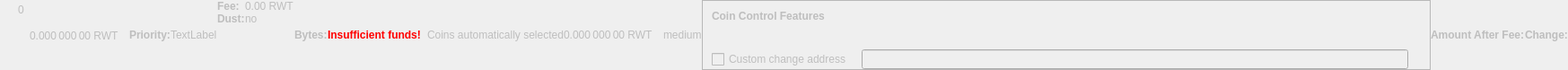
    <widget class="QWidget" name="dummyHideWidget" native="true">
     <property name="enabled">
      <bool>false</bool>
     </property>
     <property name="maximumSize">
      <size>
       <width>100</width>
       <height>22</height>
      </size>
     </property>
     <layout class="QHBoxLayout" name="dummyHideLayout">
      <property name="spacing">
       <number>0</number>
      </property>
      <property name="margin">
       <number>0</number>
      </property>
      <item>
       <layout class="QFormLayout" name="formLayoutCoinControl1">
        <property name="horizontalSpacing">
         <number>10</number>
        </property>
        <property name="verticalSpacing">
         <number>14</number>
        </property>
        <property name="leftMargin">
         <number>10</number>
        </property>
        <property name="topMargin">
         <number>4</number>
        </property>
        <property name="rightMargin">
         <number>6</number>
        </property>
        <item row="0" column="1">
         <widget class="QLabel" name="labelCoinControlBytes">
          <property name="cursor">
           <cursorShape>IBeamCursor</cursorShape>
          </property>
          <property name="contextMenuPolicy">
           <enum>Qt::ActionsContextMenu</enum>
          </property>
          <property name="text">
           <string notr="true">0</string>
          </property>
          <property name="textInteractionFlags">
           <set>Qt::LinksAccessibleByMouse|Qt::TextSelectableByKeyboard|Qt::TextSelectableByMouse</set>
          </property>
         </widget>
        </item>
       </layout>
      </item>
      <item>
       <widget class="QLabel" name="labelCoinControlAfterFee">
        <property name="enabled">
         <bool>false</bool>
        </property>
        <property name="sizePolicy">
         <sizepolicy hsizetype="Fixed" vsizetype="Fixed">
          <horstretch>0</horstretch>
          <verstretch>0</verstretch>
         </sizepolicy>
        </property>
        <property name="minimumSize">
         <size>
          <width>111</width>
          <height>12</height>
         </size>
        </property>
        <property name="maximumSize">
         <size>
          <width>111</width>
          <height>12</height>
         </size>
        </property>
        <property name="cursor">
         <cursorShape>IBeamCursor</cursorShape>
        </property>
        <property name="contextMenuPolicy">
         <enum>Qt::ActionsContextMenu</enum>
        </property>
        <property name="text">
         <string notr="true">0.000 000 00 RWT</string>
        </property>
        <property name="textInteractionFlags">
         <set>Qt::LinksAccessibleByMouse|Qt::TextSelectableByKeyboard|Qt::TextSelectableByMouse</set>
        </property>
       </widget>
      </item>
      <item>
       <widget class="QLabel" name="labelCoinControlPriorityText">
        <property name="enabled">
         <bool>false</bool>
        </property>
        <property name="font">
         <font>
          <weight>75</weight>
          <bold>true</bold>
         </font>
        </property>
        <property name="text">
         <string>Priority:</string>
        </property>
       </widget>
      </item>
      <item>
       <layout class="QHBoxLayout" name="horizontalLayout">
        <item>
         <widget class="QLabel" name="WarningLabel">
          <property name="text">
           <string>TextLabel</string>
          </property>
         </widget>
        </item>
       </layout>
      </item>
      <item>
       <layout class="QFormLayout" name="formLayoutCoinControl3">
        <property name="horizontalSpacing">
         <number>0</number>
        </property>
        <property name="verticalSpacing">
         <number>0</number>
        </property>
        <property name="leftMargin">
         <number>0</number>
        </property>
        <property name="topMargin">
         <number>0</number>
        </property>
        <property name="rightMargin">
         <number>0</number>
        </property>
        <item row="0" column="0">
         <widget class="QLabel" name="labelCoinControlFeeText">
          <property name="enabled">
           <bool>false</bool>
          </property>
          <property name="font">
           <font>
            <weight>75</weight>
            <bold>true</bold>
           </font>
          </property>
          <property name="text">
           <string>Fee:</string>
          </property>
          <property name="margin">
           <number>0</number>
          </property>
         </widget>
        </item>
        <item row="0" column="1">
         <widget class="QLabel" name="labelCoinControlFee">
          <property name="enabled">
           <bool>false</bool>
          </property>
          <property name="cursor">
           <cursorShape>IBeamCursor</cursorShape>
          </property>
          <property name="contextMenuPolicy">
           <enum>Qt::ActionsContextMenu</enum>
          </property>
          <property name="text">
           <string notr="true">0.00 RWT</string>
          </property>
          <property name="textInteractionFlags">
           <set>Qt::LinksAccessibleByMouse|Qt::TextSelectableByKeyboard|Qt::TextSelectableByMouse</set>
          </property>
         </widget>
        </item>
        <item row="1" column="0">
         <widget class="QLabel" name="labelCoinControlLowOutputText">
          <property name="enabled">
           <bool>false</bool>
          </property>
          <property name="font">
           <font>
            <weight>75</weight>
            <bold>true</bold>
           </font>
          </property>
          <property name="text">
           <string>Dust:</string>
          </property>
         </widget>
        </item>
        <item row="1" column="1">
         <widget class="QLabel" name="labelCoinControlLowOutput">
          <property name="enabled">
           <bool>false</bool>
          </property>
          <property name="cursor">
           <cursorShape>IBeamCursor</cursorShape>
          </property>
          <property name="contextMenuPolicy">
           <enum>Qt::ActionsContextMenu</enum>
          </property>
          <property name="text">
           <string>no</string>
          </property>
          <property name="textInteractionFlags">
           <set>Qt::LinksAccessibleByMouse|Qt::TextSelectableByKeyboard|Qt::TextSelectableByMouse</set>
          </property>
         </widget>
        </item>
       </layout>
      </item>
      <item>
       <widget class="QLabel" name="labelCoinControlBytesText">
        <property name="enabled">
         <bool>false</bool>
        </property>
        <property name="font">
         <font>
          <weight>75</weight>
          <bold>true</bold>
         </font>
        </property>
        <property name="text">
         <string>Bytes:</string>
        </property>
       </widget>
      </item>
      <item>
       <layout class="QFormLayout" name="formLayoutCoinControl2">
        <property name="horizontalSpacing">
         <number>0</number>
        </property>
        <property name="verticalSpacing">
         <number>0</number>
        </property>
        <property name="leftMargin">
         <number>0</number>
        </property>
        <property name="topMargin">
         <number>0</number>
        </property>
        <property name="rightMargin">
         <number>0</number>
        </property>
       </layout>
      </item>
      <item>
       <layout class="QHBoxLayout" name="horizontalLayoutCoinControl2">
        <property name="spacing">
         <number>0</number>
        </property>
        <property name="bottomMargin">
         <number>0</number>
        </property>
       </layout>
      </item>
      <item>
       <widget class="QLabel" name="labelCoinControlInsuffFunds">
        <property name="enabled">
         <bool>false</bool>
        </property>
        <property name="minimumSize">
         <size>
          <width>0</width>
          <height>0</height>
         </size>
        </property>
        <property name="font">
         <font>
          <weight>75</weight>
          <bold>true</bold>
         </font>
        </property>
        <property name="styleSheet">
         <string notr="true">color:red;font-weight:bold;</string>
        </property>
        <property name="text">
         <string>Insufficient funds!</string>
        </property>
        <property name="margin">
         <number>5</number>
        </property>
       </widget>
      </item>
      <item>
       <layout class="QFormLayout" name="formLayoutCoinControl4">
        <property name="horizontalSpacing">
         <number>0</number>
        </property>
        <property name="verticalSpacing">
         <number>0</number>
        </property>
        <property name="leftMargin">
         <number>0</number>
        </property>
        <property name="topMargin">
         <number>0</number>
        </property>
        <property name="rightMargin">
         <number>0</number>
        </property>
       </layout>
      </item>
      <item>
       <widget class="QLabel" name="labelCoinControlChangeLabel">
        <property name="enabled">
         <bool>false</bool>
        </property>
        <property name="sizePolicy">
         <sizepolicy hsizetype="Preferred" vsizetype="Expanding">
          <horstretch>0</horstretch>
          <verstretch>0</verstretch>
         </sizepolicy>
        </property>
        <property name="minimumSize">
         <size>
          <width>0</width>
          <height>0</height>
         </size>
        </property>
        <property name="text">
         <string/>
        </property>
        <property name="margin">
         <number>3</number>
        </property>
       </widget>
      </item>
      <item>
       <widget class="QLabel" name="labelCoinControlAutomaticallySelected">
        <property name="enabled">
         <bool>false</bool>
        </property>
        <property name="sizePolicy">
         <sizepolicy hsizetype="Fixed" vsizetype="Fixed">
          <horstretch>0</horstretch>
          <verstretch>0</verstretch>
         </sizepolicy>
        </property>
        <property name="minimumSize">
         <size>
          <width>0</width>
          <height>0</height>
         </size>
        </property>
        <property name="maximumSize">
         <size>
          <width>240</width>
          <height>16777215</height>
         </size>
        </property>
        <property name="text">
         <string>Coins automatically selected</string>
        </property>
        <property name="margin">
         <number>5</number>
        </property>
       </widget>
      </item>
      <item>
       <widget class="QLabel" name="labelCoinControlChange">
        <property name="enabled">
         <bool>false</bool>
        </property>
        <property name="sizePolicy">
         <sizepolicy hsizetype="Fixed" vsizetype="Fixed">
          <horstretch>0</horstretch>
          <verstretch>0</verstretch>
         </sizepolicy>
        </property>
        <property name="minimumSize">
         <size>
          <width>111</width>
          <height>0</height>
         </size>
        </property>
        <property name="maximumSize">
         <size>
          <width>111</width>
          <height>16777215</height>
         </size>
        </property>
        <property name="cursor">
         <cursorShape>IBeamCursor</cursorShape>
        </property>
        <property name="contextMenuPolicy">
         <enum>Qt::ActionsContextMenu</enum>
        </property>
        <property name="text">
         <string notr="true">0.000 000 00 RWT</string>
        </property>
        <property name="textInteractionFlags">
         <set>Qt::LinksAccessibleByMouse|Qt::TextSelectableByKeyboard|Qt::TextSelectableByMouse</set>
        </property>
       </widget>
      </item>
      <item>
       <widget class="QLabel" name="labelCoinControlPriority">
        <property name="enabled">
         <bool>false</bool>
        </property>
        <property name="cursor">
         <cursorShape>IBeamCursor</cursorShape>
        </property>
        <property name="contextMenuPolicy">
         <enum>Qt::ActionsContextMenu</enum>
        </property>
        <property name="text">
         <string>medium</string>
        </property>
        <property name="textInteractionFlags">
         <set>Qt::LinksAccessibleByMouse|Qt::TextSelectableByKeyboard|Qt::TextSelectableByMouse</set>
        </property>
       </widget>
      </item>
      <item>
       <widget class="QFrame" name="frameCoinControl">
        <property name="sizePolicy">
         <sizepolicy hsizetype="Expanding" vsizetype="Expanding">
          <horstretch>0</horstretch>
          <verstretch>0</verstretch>
         </sizepolicy>
        </property>
        <property name="maximumSize">
         <size>
          <width>16777215</width>
          <height>16777215</height>
         </size>
        </property>
        <property name="frameShape">
         <enum>QFrame::StyledPanel</enum>
        </property>
        <property name="frameShadow">
         <enum>QFrame::Sunken</enum>
        </property>
        <layout class="QVBoxLayout" name="verticalLayoutCoinControl2_2">
         <property name="spacing">
          <number>0</number>
         </property>
         <property name="margin">
          <number>0</number>
         </property>
         <item>
          <layout class="QVBoxLayout" name="verticalLayoutCoinControl" stretch="0,0,0,1">
           <property name="spacing">
            <number>0</number>
           </property>
           <property name="leftMargin">
            <number>10</number>
           </property>
           <property name="topMargin">
            <number>10</number>
           </property>
           <item>
            <layout class="QHBoxLayout" name="horizontalLayoutCoinControl1">
             <property name="bottomMargin">
              <number>15</number>
             </property>
             <item>
              <widget class="QLabel" name="labelCoinControlFeatures">
               <property name="enabled">
                <bool>false</bool>
               </property>
               <property name="sizePolicy">
                <sizepolicy hsizetype="Preferred" vsizetype="Maximum">
                 <horstretch>0</horstretch>
                 <verstretch>0</verstretch>
                </sizepolicy>
               </property>
               <property name="font">
                <font>
                 <weight>75</weight>
                 <bold>true</bold>
                </font>
               </property>
               <property name="styleSheet">
                <string notr="true">font-weight:bold;</string>
               </property>
               <property name="text">
                <string>Coin Control Features</string>
               </property>
              </widget>
             </item>
            </layout>
           </item>
           <item>
            <widget class="QWidget" name="widgetCoinControl" native="true">
             <property name="sizePolicy">
              <sizepolicy hsizetype="Preferred" vsizetype="Preferred">
               <horstretch>0</horstretch>
               <verstretch>0</verstretch>
              </sizepolicy>
             </property>
             <property name="minimumSize">
              <size>
               <width>0</width>
               <height>0</height>
              </size>
             </property>
             <property name="styleSheet">
              <string notr="true"/>
             </property>
             <layout class="QHBoxLayout" name="horizontalLayoutCoinControl5_2">
              <property name="margin">
               <number>0</number>
              </property>
              <item>
               <layout class="QHBoxLayout" name="horizontalLayoutCoinControl3">
                <property name="spacing">
                 <number>20</number>
                </property>
                <property name="topMargin">
                 <number>0</number>
                </property>
                <property name="bottomMargin">
                 <number>10</number>
                </property>
               </layout>
              </item>
             </layout>
            </widget>
           </item>
           <item>
            <layout class="QHBoxLayout" name="horizontalLayoutCoinControl4" stretch="0,0,0">
             <property name="spacing">
              <number>12</number>
             </property>
             <property name="sizeConstraint">
              <enum>QLayout::SetDefaultConstraint</enum>
             </property>
             <property name="topMargin">
              <number>5</number>
             </property>
             <property name="rightMargin">
              <number>5</number>
             </property>
             <item>
              <widget class="QCheckBox" name="checkBoxCoinControlChange">
               <property name="enabled">
                <bool>false</bool>
               </property>
               <property name="toolTip">
                <string>If this is activated, but the change address is empty or invalid, change will be sent to a newly generated address.</string>
               </property>
               <property name="text">
                <string>Custom change address</string>
               </property>
              </widget>
             </item>
             <item>
              <widget class="QValidatedLineEdit" name="lineEditCoinControlChange">
               <property name="enabled">
                <bool>false</bool>
               </property>
               <property name="sizePolicy">
                <sizepolicy hsizetype="Expanding" vsizetype="Fixed">
                 <horstretch>0</horstretch>
                 <verstretch>0</verstretch>
                </sizepolicy>
               </property>
              </widget>
             </item>
             <item>
              <widget class="QLabel" name="labelCoinControlChangeLabel_2">
               <property name="sizePolicy">
                <sizepolicy hsizetype="Preferred" vsizetype="Expanding">
                 <horstretch>0</horstretch>
                 <verstretch>0</verstretch>
                </sizepolicy>
               </property>
               <property name="minimumSize">
                <size>
                 <width>0</width>
                 <height>0</height>
                </size>
               </property>
               <property name="text">
                <string/>
               </property>
               <property name="margin">
                <number>3</number>
               </property>
              </widget>
             </item>
            </layout>
           </item>
           <item>
            <spacer name="verticalSpacerCoinControl">
             <property name="orientation">
              <enum>Qt::Vertical</enum>
             </property>
             <property name="sizeHint" stdset="0">
              <size>
               <width>800</width>
               <height>1</height>
              </size>
             </property>
            </spacer>
           </item>
          </layout>
         </item>
        </layout>
       </widget>
      </item>
      <item>
       <widget class="QLabel" name="labelCoinControlAfterFeeText">
        <property name="enabled">
         <bool>false</bool>
        </property>
        <property name="minimumSize">
         <size>
          <width>0</width>
          <height>0</height>
         </size>
        </property>
        <property name="maximumSize">
         <size>
          <width>16777215</width>
          <height>16777215</height>
         </size>
        </property>
        <property name="font">
         <font>
          <weight>75</weight>
          <bold>true</bold>
         </font>
        </property>
        <property name="text">
         <string>Amount After Fee:</string>
        </property>
        <property name="alignment">
         <set>Qt::AlignLeading|Qt::AlignLeft|Qt::AlignVCenter</set>
        </property>
        <property name="margin">
         <number>0</number>
        </property>
       </widget>
      </item>
      <item>
       <widget class="QLabel" name="labelCoinControlChangeText">
        <property name="enabled">
         <bool>false</bool>
        </property>
        <property name="sizePolicy">
         <sizepolicy hsizetype="Preferred" vsizetype="Preferred">
          <horstretch>0</horstretch>
          <verstretch>0</verstretch>
         </sizepolicy>
        </property>
        <property name="minimumSize">
         <size>
          <width>0</width>
          <height>0</height>
         </size>
        </property>
        <property name="maximumSize">
         <size>
          <width>16777215</width>
          <height>16777215</height>
         </size>
        </property>
        <property name="font">
         <font>
          <weight>75</weight>
          <bold>true</bold>
         </font>
        </property>
        <property name="text">
         <string>Change:</string>
        </property>
        <property name="alignment">
         <set>Qt::AlignLeading|Qt::AlignLeft|Qt::AlignVCenter</set>
        </property>
       </widget>
      </item>
     </layout>
    </widget>
